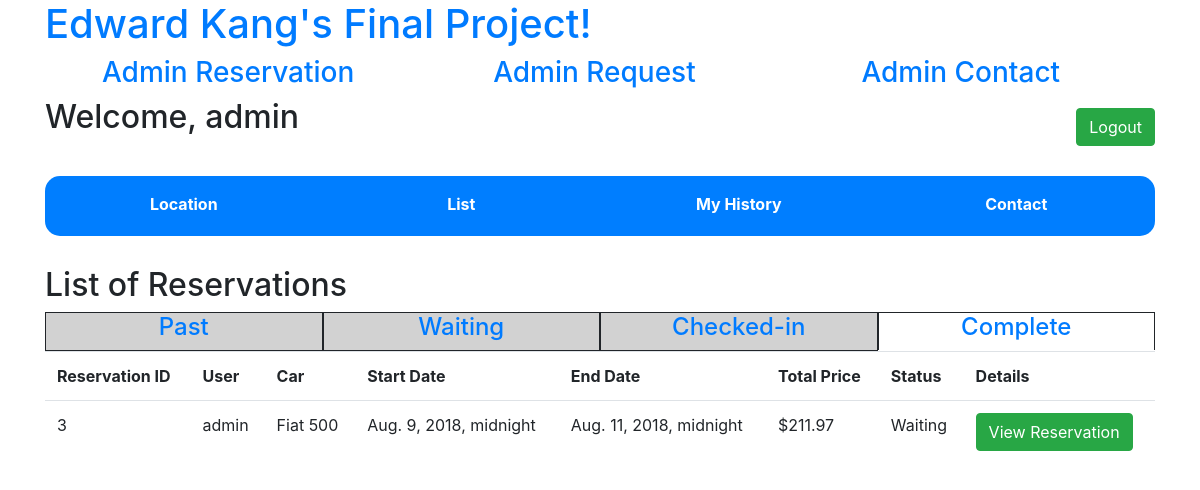
Page /adminpage/reservation/current/waiting (signed in) on the earlier database version.
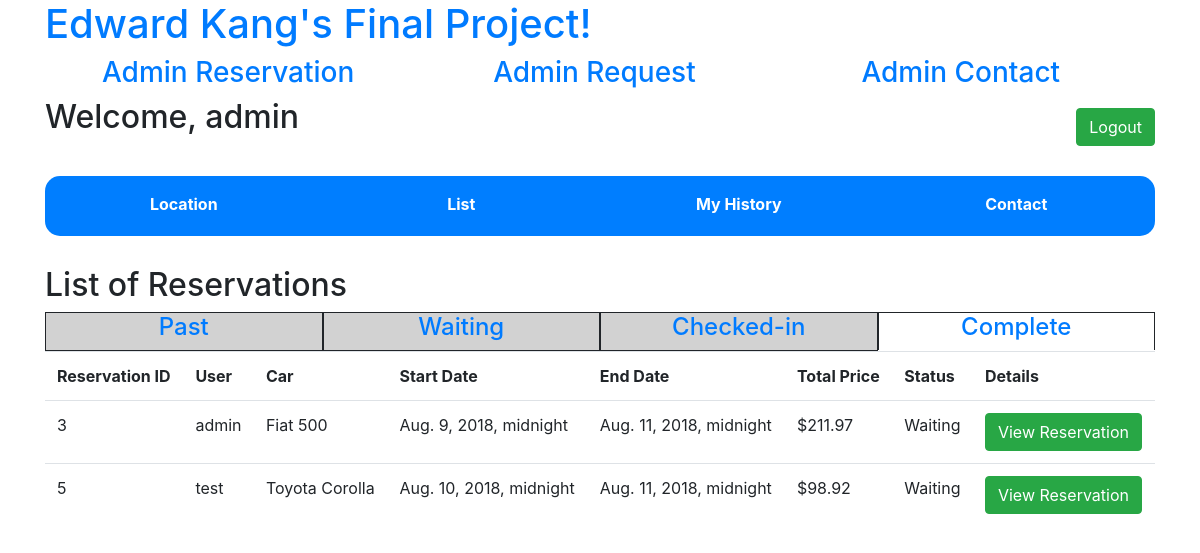
Same page on the later database version.
### rents/models.py (models this page shows, shortened)
class Reservation(models.Model):
    reservation_user = models.ForeignKey(settings.AUTH_USER_MODEL, on_delete=models.CASCADE)
    reservation_car = models.ForeignKey(Car, on_delete=models.CASCADE)
    reservation_start_date = models.DateTimeField()
    reservation_end_date = models.DateTimeField()
    reservation_drop_off = models.ForeignKey(Location, on_delete=models.CASCADE)
    reservation_protection = models.CharField(max_length=64)
    reservation_total_price = models.FloatField()
    reservation_status = models.CharField(max_length=64)
    reservation_request = models.CharField(max_length=64)

class Car(models.Model):
    car_brand = models.CharField(max_length=64)
    car_name = models.CharField(max_length=64)
    car_type = models.CharField(max_length=64)
    car_price = models.FloatField()
    car_size = models.IntegerField()
    car_detail = models.CharField(max_length=64)
    car_status = models.CharField(max_length=64)
    car_location = models.ForeignKey(Location, on_delete=models.CASCADE)

### rents/views.py (the view)
# urls.py: path("adminpage/reservation/<str:time>/<str:status>", views.adminReservationView, name="admin_reservation"),
@user_passes_test(lambda user: user.is_superuser)
def adminReservationView(request, time, status):
    if not request.user.is_authenticated:
        return render(request, 'rents/login.html', {'message': 'Please login first.'})
    current_time = datetime.now()
    if time == 'past':
        reservation_list = Reservation.objects.filter(reservation_end_date__lt=current_time).all()
        search_status = 'past'
    elif time == 'current':
        if status == 'waiting':
            reservation_list = Reservation.objects.filter(Q(reservation_end_date__gt=current_time)&Q(reservation_status='Waiting')).all()
            search_status = 'currentwait'
        elif status == 'checked':
            reservation_list = Reservation.objects.filter(Q(reservation_end_date__gt=current_time)&Q(reservation_status='Checked-in')).all()
            search_status = 'currentcheck'
        elif status == 'complete':
            reservation_list = Reservation.objects.filter(Q(reservation_end_date__gt=current_time)&(Q(reservation_status='Complete')|Q(reservation_status='Canceled'))).all()
            search_status = 'currentcomplete'
    context = {
        'reservationlists' : reservation_list,
        'searchstatus' : search_status
    }
    return render(request, 'rents/admin_reservation.html', context)

### rents/templates/rents/admin_reservation.html (shortened to what this page needs)
{% extends "rents/menu.html" %}
{% block body %}
<div id="body_content" class="form-group">
    <div>
        <h2>List of Reservations</h2>
        <div class="body_table">
            <div class="body_table_content">
                <div id="past_reservation">
                    <h4><a href="/adminpage/reservation/past/else">Past</a></h4>
                </div>
                <div id="waiting_reservation">
                    <h4><a href="/adminpage/reservation/current/waiting">Waiting</a></h4>
                </div>
                <div id="check_in_reservation">
                    <h4><a href="/adminpage/reservation/current/checked">Checked-in</a></h4>
                </div>
                <div id="complete_reservation">
                    <h4><a href="/adminpage/reservation/current/complete">Complete</a></h4>
                </div>
                <div>
                    <table class="table">
                        <tr>
                            <th>Reservation ID</th>
                            <th>User</th>
                            <th>Car</th>
                            <th>Start Date</th>
                            <th>End Date</th>
                            <th>Total Price</th>
                            <th>Status</th>
                            <th>Details</th>
                        </tr>
                        {% for reservationlist in reservationlists %}
                        <tr>
                            <td>{{ reservationlist.id }}</td>
                            <td>{{ reservationlist.reservation_user.username }}</td>
                            <td>{{ reservationlist.reservation_car.car_brand }} {{ reservationlist.reservation_car.car_name }}</td>
                            <td>{{ reservationlist.reservation_start_date }}</td>
                            <td>{{ reservationlist.reservation_end_date }}</td>
                            <td>${{ reservationlist.reservation_total_price|floatformat:2 }}</td>
                            <td>{{ reservationlist.reservation_status }}</td>
                            <td><input class="btn btn-success" type="button" value="View Reservation" onclick="viewAdminReservation(`{{ reservationlist.id }}`)" /></td>
                        </tr>
                        {% endfor %}
                    </table>
                </div>
            </div>
        </div>
    </div>
</div>
{% endblock %}

Differences in the rows shown:
added Reservation: id "5", reservation_user.username "test", reservation_car.car_brand "Toyota", reservation_car.car_name "Corolla", reservation_start_date "Aug. 10, 2018, midnight", reservation_end_date "Aug. 11, 2018, midnight", reservation_total_price "98.92", reservation_status "Waiting"
